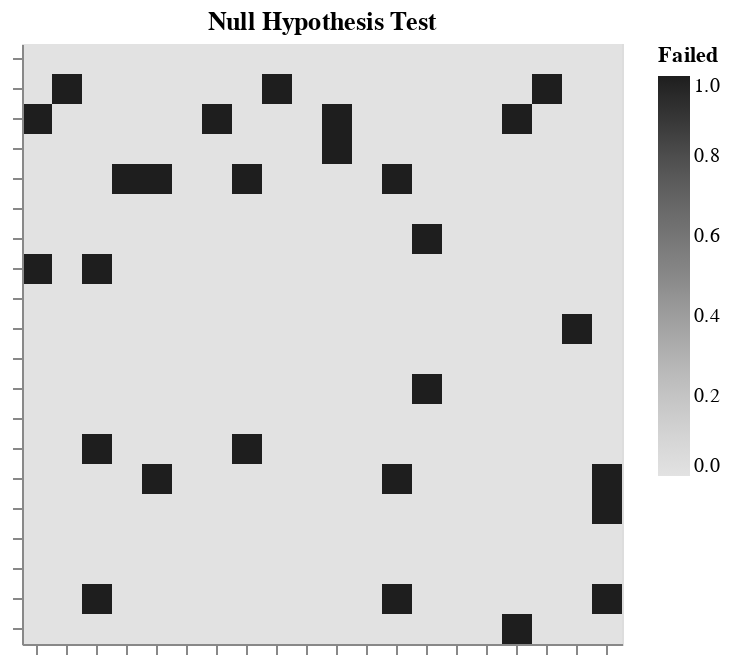

This figure's notebook cell:
### Markdown cell above
This is the chi-squared per degree of freedom for each cell, based on the sigma and mean of each galaxy pdf.

### Code cell
pz.chiSquaredTest(title="Null Hypothesis Test")

### Figure 1 — Vega-Lite specification as saved in the notebook (floating-point values rounded to 4 significant figures; data arrays with more than 128 entries replaced by an {"elided": "..."} marker saying what was removed)
{"config": {"view": {"continuousWidth": 400, "continuousHeight": 300}}, "data": {"name": "data-5b7adc134d39e45acb9e269cbd1d6add"}, "mark": "rect", "encoding": {"color": {"type": "quantitative", "field": "Failed", "scale": {"scheme": "greys", "type": "linear"}}, "x": {"type": "ordinal", "axis": {"labels": false, "title": null}, "field": "x"}, "y": {"type": "ordinal", "axis": {"labels": false, "title": null}, "field": "y"}}, "height": 300, "title": "Null Hypothesis Test", "width": 300, "$schema": "https://vega.github.io/schema/vega-lite/v4.8.1.json", "datasets": {"data-5b7adc134d39e45acb9e269cbd1d6add": {"elided": "400 records"}}}
